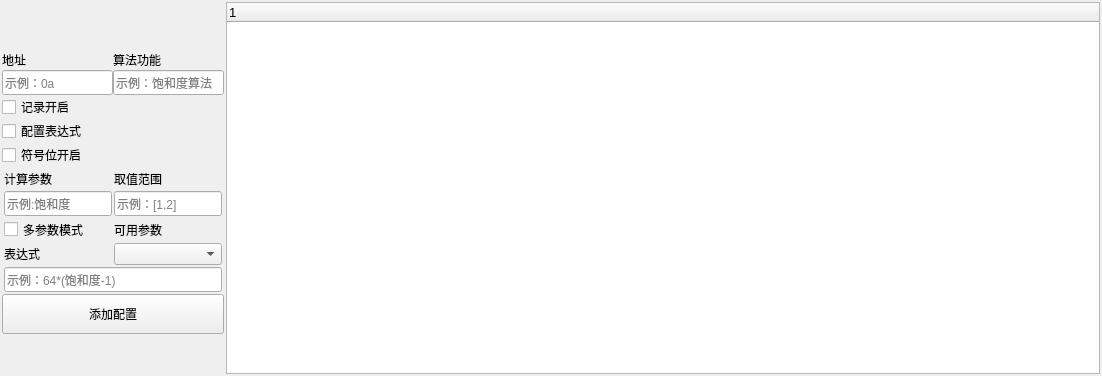
<?xml version="1.0" encoding="UTF-8"?>
<ui version="4.0">
 <class>Form</class>
 <widget class="QWidget" name="Form">
  <property name="geometry">
   <rect>
    <x>0</x>
    <y>0</y>
    <width>1102</width>
    <height>376</height>
   </rect>
  </property>
  <property name="windowTitle">
   <string>功能配置窗口</string>
  </property>
  <layout class="QGridLayout" name="gridLayout_3" rowstretch="0" columnstretch="0,1">
   <property name="leftMargin">
    <number>2</number>
   </property>
   <property name="topMargin">
    <number>2</number>
   </property>
   <property name="rightMargin">
    <number>2</number>
   </property>
   <property name="bottomMargin">
    <number>2</number>
   </property>
   <property name="spacing">
    <number>2</number>
   </property>
   <item row="0" column="0">
    <layout class="QVBoxLayout" name="verticalLayout">
     <item>
      <layout class="QGridLayout" name="gridLayout" rowstretch="0,0,0,0,0,0,0,0,0,0,0,0,0,0,0,0" columnstretch="0,0">
       <property name="spacing">
        <number>0</number>
       </property>
       <item row="4" column="0">
        <widget class="QCheckBox" name="check_box_formula">
         <property name="text">
          <string>配置表达式</string>
         </property>
        </widget>
       </item>
       <item row="2" column="0">
        <widget class="QLineEdit" name="line_addr_input">
         <property name="minimumSize">
          <size>
           <width>0</width>
           <height>25</height>
          </size>
         </property>
         <property name="maximumSize">
          <size>
           <width>16777215</width>
           <height>16777215</height>
          </size>
         </property>
         <property name="placeholderText">
          <string>示例：0a</string>
         </property>
        </widget>
       </item>
       <item row="1" column="0">
        <widget class="QLabel" name="label">
         <property name="minimumSize">
          <size>
           <width>0</width>
           <height>20</height>
          </size>
         </property>
         <property name="maximumSize">
          <size>
           <width>100</width>
           <height>16777215</height>
          </size>
         </property>
         <property name="text">
          <string>地址</string>
         </property>
        </widget>
       </item>
       <item row="14" column="0" colspan="2">
        <widget class="QPushButton" name="button_config">
         <property name="minimumSize">
          <size>
           <width>0</width>
           <height>40</height>
          </size>
         </property>
         <property name="maximumSize">
          <size>
           <width>16777215</width>
           <height>16777215</height>
          </size>
         </property>
         <property name="text">
          <string>添加配置</string>
         </property>
        </widget>
       </item>
       <item row="15" column="0" colspan="2">
        <spacer name="verticalSpacer_2">
         <property name="orientation">
          <enum>Qt::Orientation::Vertical</enum>
         </property>
         <property name="sizeHint" stdset="0">
          <size>
           <width>20</width>
           <height>40</height>
          </size>
         </property>
        </spacer>
       </item>
       <item row="0" column="0" colspan="2">
        <spacer name="verticalSpacer">
         <property name="orientation">
          <enum>Qt::Orientation::Vertical</enum>
         </property>
         <property name="sizeHint" stdset="0">
          <size>
           <width>20</width>
           <height>48</height>
          </size>
         </property>
        </spacer>
       </item>
       <item row="3" column="0">
        <widget class="QCheckBox" name="check_box_record">
         <property name="text">
          <string>记录开启</string>
         </property>
        </widget>
       </item>
       <item row="2" column="1">
        <widget class="QLineEdit" name="line_function_input">
         <property name="minimumSize">
          <size>
           <width>0</width>
           <height>25</height>
          </size>
         </property>
         <property name="maximumSize">
          <size>
           <width>16777215</width>
           <height>16777215</height>
          </size>
         </property>
         <property name="placeholderText">
          <string>示例：饱和度算法</string>
         </property>
        </widget>
       </item>
       <item row="1" column="1">
        <widget class="QLabel" name="label_2">
         <property name="minimumSize">
          <size>
           <width>0</width>
           <height>20</height>
          </size>
         </property>
         <property name="maximumSize">
          <size>
           <width>100</width>
           <height>16777215</height>
          </size>
         </property>
         <property name="text">
          <string>算法功能</string>
         </property>
        </widget>
       </item>
       <item row="13" column="0" colspan="2">
        <widget class="QWidget" name="formula_widget" native="true">
         <property name="styleSheet">
          <string notr="true"/>
         </property>
         <layout class="QGridLayout" name="gridLayout_2">
          <property name="leftMargin">
           <number>2</number>
          </property>
          <property name="topMargin">
           <number>2</number>
          </property>
          <property name="rightMargin">
           <number>2</number>
          </property>
          <property name="bottomMargin">
           <number>2</number>
          </property>
          <property name="spacing">
           <number>2</number>
          </property>
          <item row="4" column="0">
           <widget class="QCheckBox" name="check_box_var_mode">
            <property name="minimumSize">
             <size>
              <width>0</width>
              <height>20</height>
             </size>
            </property>
            <property name="text">
             <string>多参数模式</string>
            </property>
           </widget>
          </item>
          <item row="2" column="1">
           <widget class="QLabel" name="label_5">
            <property name="minimumSize">
             <size>
              <width>0</width>
              <height>20</height>
             </size>
            </property>
            <property name="text">
             <string>取值范围</string>
            </property>
           </widget>
          </item>
          <item row="4" column="1">
           <widget class="QLabel" name="label_6">
            <property name="minimumSize">
             <size>
              <width>0</width>
              <height>20</height>
             </size>
            </property>
            <property name="text">
             <string>可用参数</string>
            </property>
           </widget>
          </item>
          <item row="5" column="1">
           <widget class="QComboBox" name="combo_box_var"/>
          </item>
          <item row="7" column="0" colspan="2">
           <widget class="QLineEdit" name="line_formula_input">
            <property name="minimumSize">
             <size>
              <width>0</width>
              <height>25</height>
             </size>
            </property>
            <property name="maximumSize">
             <size>
              <width>16777215</width>
              <height>16777215</height>
             </size>
            </property>
            <property name="placeholderText">
             <string>示例：64*(饱和度-1)</string>
            </property>
           </widget>
          </item>
          <item row="2" column="0">
           <widget class="QLabel" name="label_3">
            <property name="minimumSize">
             <size>
              <width>0</width>
              <height>20</height>
             </size>
            </property>
            <property name="text">
             <string>计算参数</string>
            </property>
           </widget>
          </item>
          <item row="3" column="1">
           <widget class="QLineEdit" name="line_range_val_input">
            <property name="minimumSize">
             <size>
              <width>0</width>
              <height>25</height>
             </size>
            </property>
            <property name="maximumSize">
             <size>
              <width>16777215</width>
              <height>16777215</height>
             </size>
            </property>
            <property name="placeholderText">
             <string>示例：[1,2]</string>
            </property>
           </widget>
          </item>
          <item row="3" column="0">
           <widget class="QLineEdit" name="line_var_input">
            <property name="minimumSize">
             <size>
              <width>0</width>
              <height>25</height>
             </size>
            </property>
            <property name="placeholderText">
             <string>示例:饱和度</string>
            </property>
           </widget>
          </item>
          <item row="5" column="0">
           <widget class="QLabel" name="label_4">
            <property name="minimumSize">
             <size>
              <width>0</width>
              <height>20</height>
             </size>
            </property>
            <property name="text">
             <string>表达式</string>
            </property>
           </widget>
          </item>
         </layout>
        </widget>
       </item>
       <item row="5" column="0">
        <widget class="QCheckBox" name="check_box_sign">
         <property name="text">
          <string>符号位开启</string>
         </property>
        </widget>
       </item>
      </layout>
     </item>
    </layout>
   </item>
   <item row="0" column="1">
    <widget class="QTreeWidget" name="tree_config">
     <property name="font">
      <font>
       <pointsize>10</pointsize>
      </font>
     </property>
     <property name="lineWidth">
      <number>1</number>
     </property>
     <column>
      <property name="text">
       <string notr="true">1</string>
      </property>
     </column>
    </widget>
   </item>
  </layout>
 </widget>
 <resources/>
 <connections/>
</ui>
